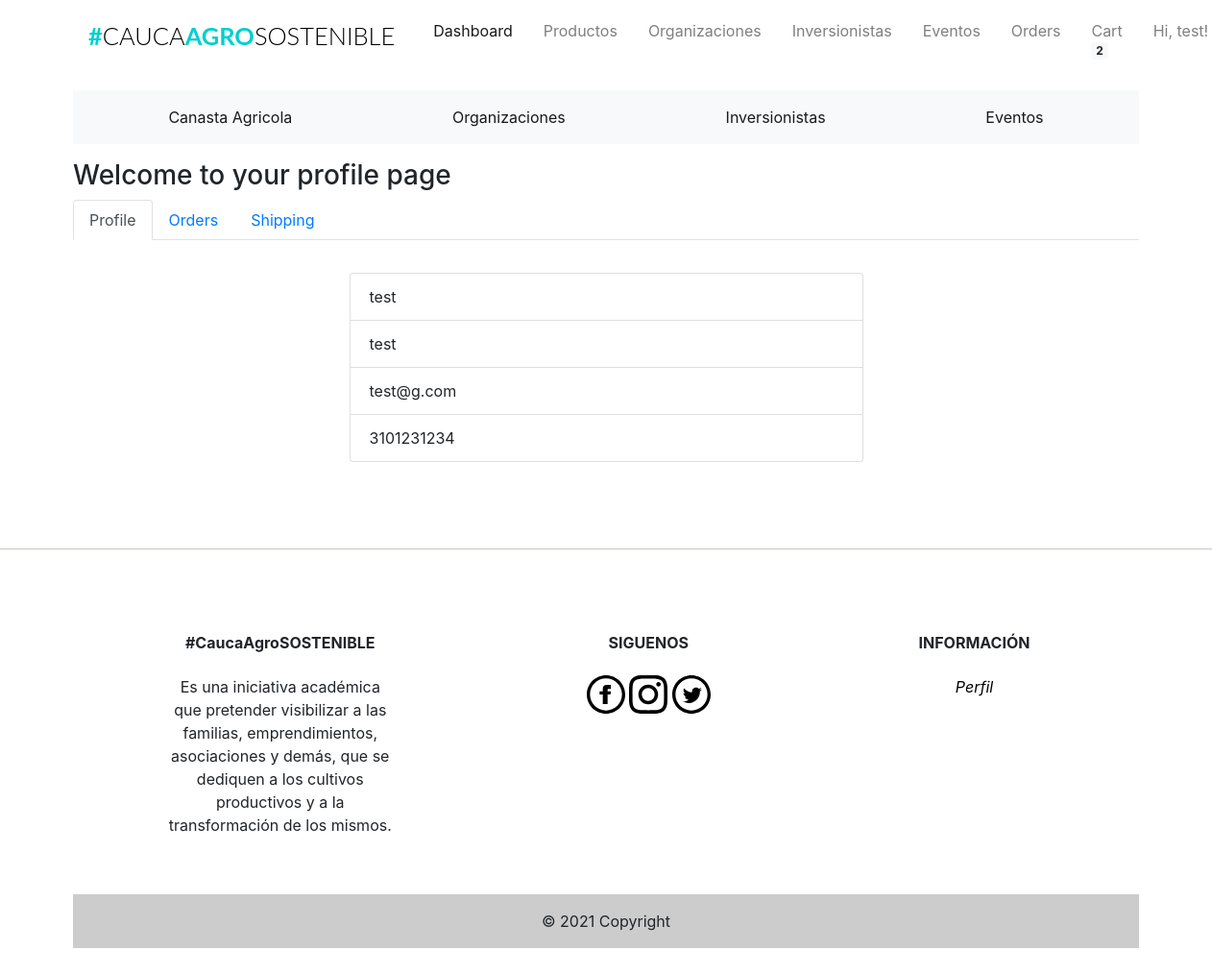
Screenshot of /profile (signed in) with the database file from the repository.
### app/models.py (models this page shows, shortened)
class Users(UserMixin, db.Model):
    __tablename__ = "users"
    id = db.Column(db.Integer, primary_key=True)
    firstname = db.Column(db.String(24), index=True)
    lastname = db.Column(db.String(24), index=True)
    email = db.Column(db.String(50), index=True, unique=True)
    password_hash = db.Column(db.String)
    phonenumber = db.Column(db.String(18), index=True, unique=True)
    is_admin = db.Column(db.Boolean, default=False)
    order = db.relationship('Orders', backref='user')
    kart = db.relationship('Kart', uselist=False, backref='user')
    shipping_info = db.relationship('Shipping', backref='user', lazy='dynamic')

### app/users/routes.py (the view, shortened to what this page needs)
@users.route('/profile', methods=["GET", "POST"])
def profile():
    if current_user.is_anonymous:
        count = 0
        user = 0
        orders = None
        items = None
    else:
        user = current_user.id
        count = Kart.query.filter_by(user_id=user).count()
        orders = Orders.query.filter_by(user_id=user).all()
        items = Kart.query.filter_by(user_id=user).all()
    form = ShippingForm()
    shipping = Shipping.query.filter_by(user_id=user).all()
    return render_template('users/profile.html', title="Account page", form=form,
                           shipping=shipping, count=count, orders=orders, items=items)

### app/models.py (called while the page is built)
@login_manager.user_loader
def load_user(id):
    return Users.query.get(int(id))

### app/templates/users/profile.html (shortened to what this page needs)
{% extends "base.html" %}
{% block body %}
<h3>
        Welcome to your profile page
</h3>
<nav>
        <div class="nav nav-tabs" id="nav-tab" role="tablist">
                <a class="nav-item nav-link active" id="nav-home-tab" data-toggle="tab" href="#nav-home" role="tab" aria-controls="nav-home" aria-selected="true">Profile</a>
                <a class="nav-item nav-link" id="nav-profile-tab" data-toggle="tab" href="#nav-profile" role="tab" aria-controls="nav-profile" aria-selected="false">Orders</a>
                <a class="nav-item nav-link" id="nav-contact-tab" data-toggle="tab" href="#nav-contact" role="tab" aria-controls="nav-contact" aria-selected="false">Shipping</a>
        </div>
</nav>
<div class="tab-content" id="nav-tabContent mb-5">
<div class="tab-pane fade show active " id="nav-home" role="tabpanel" aria-labelledby="nav-home-tab">
                <ul class="list-group mt-4 center">
                        <li class="list-group-item">{{current_user.firstname }}</li>
                        <li class="list-group-item">{{current_user.lastname }}</li>
                        <li class="list-group-item">{{current_user.email}}</li>
                        <li class="list-group-item">{{current_user.phonenumber }}</li>
                </ul>
</div>
</div>
{% endblock %}

### app/templates/navbar.html (shortened to what this page needs)
{% block navbar %}
<div class="container mt-1 mb-3">
  <nav class="navbar navbar-expand-lg navbar-light">
    <h1 class="brand_name">
      <a class="navbar-brand" href="{{ url_for('home.homepage') }}">#<span>CAUCA</span>AGRO<span>SOSTENIBLE</span></a>
    </h1>
    <div class="collapse navbar-collapse" id="navbarNav">
      <ul class="navbar-nav ml-auto mr-auto mt-2 mt-lg-0">
        {% if current_user.is_authenticated %}
        {% if current_user.is_admin %}
        <li class="nav-item ml-3">
          <a class="nav-link active" href="{{ url_for('home.admin_dashboard') }}">Dashboard</a>
        </li>
        <li class="nav-item ml-3">
          <a class="nav-link" href="{{ url_for('admin.list_products') }}">Productos</a>
        </li>
        <li class="nav-item ml-3">
          <a class="nav-link" href="{{ url_for('admin.list_organizaciones') }}">Organizaciones</a>
        </li>
        <li class="nav-item ml-3">
          <a class="nav-link" href="{{ url_for('admin.list_inversionistas') }}">Inversionistas</a>
        </li>
        <li class="nav-item ml-3">
          <a class="nav-link" href="{{ url_for('admin.list_eventos') }}">Eventos</a>
        </li>
        <li class="nav-item ml-3">
          <a class="nav-link" href="{{ url_for('admin.list_orders') }}">Orders</a>
        </li>
        <li class="nav-item ml-3">
          <a class="nav-link" href="{{ url_for('users.cart') }}">Cart<span class="badge badge-light">{{ count
              }}</span></a>
        </li>
        {% else %}
        <li class="nav-item ml-3">
          <a class="nav-link" href="{{ url_for('users.cart') }}">Cart<span class="badge badge-light">{{ count
              }}</span></a>
        </li>
        {% endif %}
        <li class="nav-item dropdown ml-3">
          <a class="nav-link dropdown-toggle" data-toggle="dropdown" href="#" role="button" aria-haspopup="true"
            aria-expanded="false">
            Hi, {{ current_user.firstname }}!
          </a>
        </li>
        {% endif %}
      </ul>
    </div>
  </nav>
</div>
{% endblock %}

### app/static/css/st.css (style rules this page uses)
.brand_name .navbar-brand { font-size:1.59rem; text-transform: uppercase; font-family: 'Lato', sans-serif; font-weight: 700; color: #333; }
.brand_name >.navbar-brand { color:#01CFCF; text-decoration: none; }
.brand_name >.navbar-brand span { color: #000; font-weight: 300; }
.navbar-nav { width: 100%; align-items: flex-start; }
.center { margin: auto; width: 50%; padding: 10px; }

### rows the page displays
Users: firstname "test", lastname "test", email "test@g.com", phonenumber "3101231234"

### other values shown
{{ count }} "2"
